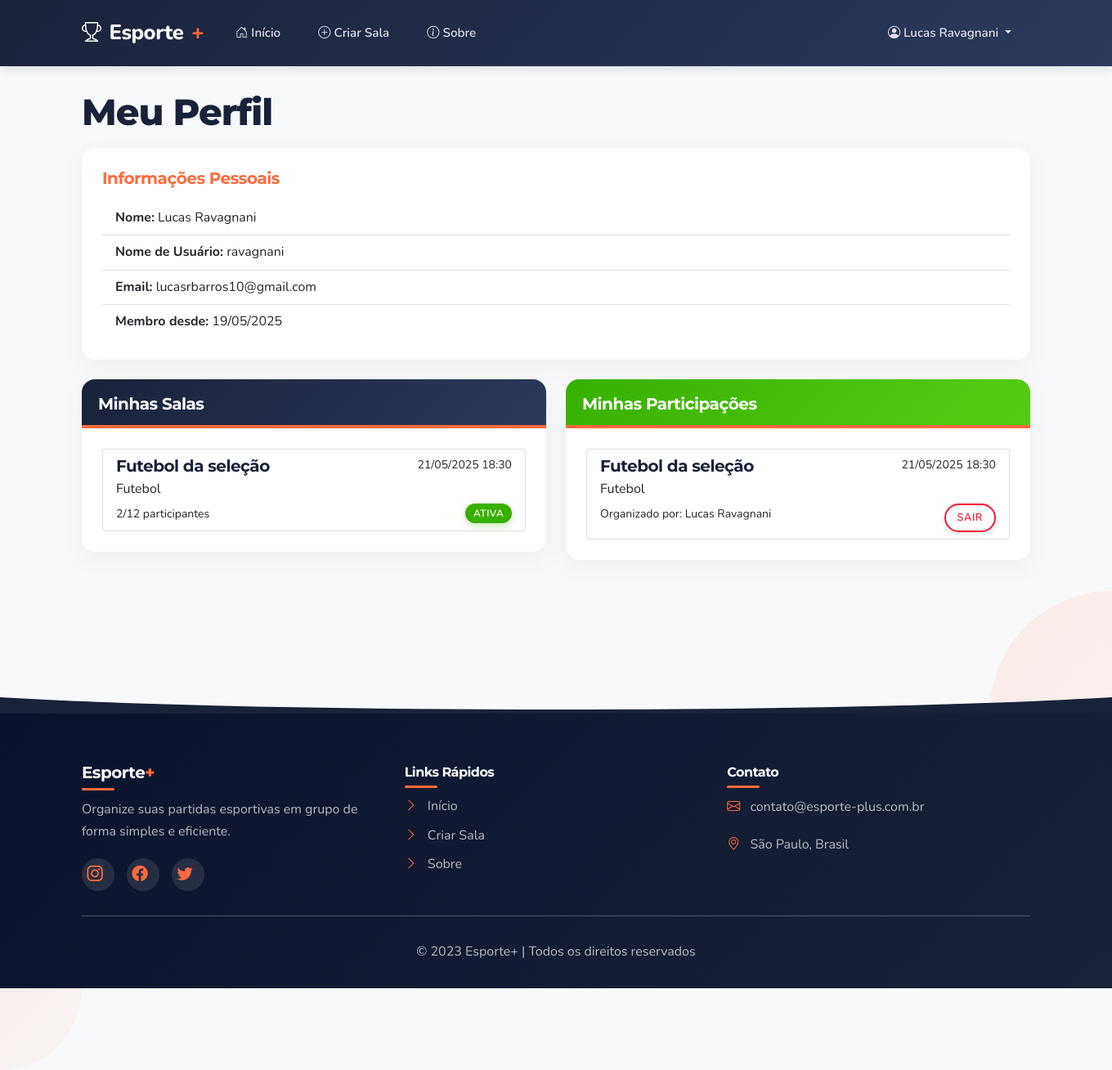
/auth/perfil (signed in), run on the app's committed database.
### app/models/models.py (models this page shows, shortened)
class User(db.Model, UserMixin):
    __tablename__ = 'users'
    id = db.Column(db.Integer, primary_key=True)
    username = db.Column(db.String(50), unique=True, nullable=False)
    email = db.Column(db.String(100), unique=True, nullable=False)
    password_hash = db.Column(db.String(200), nullable=False)
    name = db.Column(db.String(100), nullable=False)
    created_at = db.Column(db.DateTime, default=datetime.utcnow)
    is_active = db.Column(db.Boolean, default=True)
    rooms_created = db.relationship('Room', backref='creator', lazy=True, foreign_keys='Room.creator_id')
    participations = db.relationship('Participant', backref='user', lazy=True)

class Room(db.Model):
    __tablename__ = 'rooms'
    id = db.Column(db.Integer, primary_key=True)
    name = db.Column(db.String(100), nullable=False)
    sport = db.Column(db.String(50), nullable=False)
    date = db.Column(db.DateTime, nullable=False)
    max_participants = db.Column(db.Integer, nullable=False)
    description = db.Column(db.Text, nullable=True)
    link_code = db.Column(db.String(10), unique=True, nullable=False)
    created_at = db.Column(db.DateTime, default=datetime.utcnow)
    is_active = db.Column(db.Boolean, default=True)
    creator_id = db.Column(db.Integer, db.ForeignKey('users.id'), nullable=False)
    is_private = db.Column(db.Boolean, default=False)
    location = db.Column(db.String(200), nullable=True)
    city = db.Column(db.String(100), nullable=False)
    valor = db.Column(db.Float, nullable=False, default=0.0)  # Valor por participante
    court_id = db.Column(db.Integer, db.ForeignKey('courts.id'), nullable=True)
    duration_hours = db.Column(db.Float, nullable=False, default=1.0)  # Duração em horas
    end_time = db.Column(db.DateTime, nullable=True)  # Horário de término calculado
    participants = db.relationship('Participant', backref='room', lazy=True)
    def get_active_participants(self):
        active_participants = [p for p in self.participants if p.is_active]
        active_participants.sort(key=lambda p: p.registered_at)
        print(f"Sala {self.name} (ID: {self.id}) - Participantes ativos: {len(active_participants)}")
        for i, p in enumerate(active_participants):
            status = "Confirmado" if i < self.max_participants else "Lista de espera"
            print(f"  {i+1}. {p.user.name} - Registrado em: {p.registered_at} - Status: {status}")
        return active_participants

class Participant(db.Model):
    __tablename__ = 'participants'
    id = db.Column(db.Integer, primary_key=True)
    user_id = db.Column(db.Integer, db.ForeignKey('users.id'), nullable=False)
    room_id = db.Column(db.Integer, db.ForeignKey('rooms.id'), nullable=False)
    registered_at = db.Column(db.DateTime, default=datetime.utcnow)
    is_active = db.Column(db.Boolean, default=True)
    checked_in = db.Column(db.Boolean, default=False)
    pagamento_status = db.Column(db.String(20), default='pendente')  # pendente, pago, cancelado
    pagamento_data = db.Column(db.DateTime, nullable=True)
    pagamento_metodo = db.Column(db.String(50), nullable=True)
    observacoes = db.Column(db.Text, nullable=True)

### app/controllers/auth_routes.py (the view)
@auth_bp.route('/perfil')
@login_required
def profile():
    rooms_created = current_user.rooms_created
    participations = db.session.query(Participant, Room).join(Room).filter(
        Participant.user_id == current_user.id,
        Participant.is_active == True
    ).all()
    return render_template('auth/profile.html',
                          rooms_created=rooms_created,
                          participations=participations)

### app/__init__.py (called while the page is built)
def create_app():
    app = Flask(__name__)
    app.config['SECRET_KEY'] = os.environ.get('SECRET_KEY', 'chave_secreta_padrao')
    app.config['SQLALCHEMY_DATABASE_URI'] = 'sqlite:///esportes.db'
    app.config['SQLALCHEMY_TRACK_MODIFICATIONS'] = False
    db.init_app(app)
    login_manager.init_app(app)
    from app.controllers.main_routes import main_bp
    from app.controllers.room_routes import room_bp
    from app.controllers.auth_routes import auth_bp
    from app.controllers.admin_controller import admin_bp
    app.register_blueprint(main_bp)
    app.register_blueprint(room_bp)
    app.register_blueprint(auth_bp)
    app.register_blueprint(admin_bp)
    from app.models.models import User
    @login_manager.user_loader
    def load_user(user_id):
        return User.query.get(int(user_id))
    with app.app_context():
        db.create_all()
    return app

### app/templates/auth/profile.html (shortened to what this page needs)
{% extends 'layout.html' %}
{% block content %}
<div class="row">
    <div class="col-md-12">
        <h1>Meu Perfil</h1>
        <div class="card mb-4">
            <div class="card-body">
                <h5 class="card-title">Informações Pessoais</h5>
                <ul class="list-group list-group-flush">
                    <li class="list-group-item"><strong>Nome:</strong> {{ current_user.name }}</li>
                    <li class="list-group-item"><strong>Nome de Usuário:</strong> {{ current_user.username }}</li>
                    <li class="list-group-item"><strong>Email:</strong> {{ current_user.email }}</li>
                    <li class="list-group-item"><strong>Membro desde:</strong> {{ current_user.created_at.strftime('%d/%m/%Y') }}</li>
                </ul>
            </div>
        </div>
    </div>
</div>
<div class="row">
    <div class="col-md-6">
        <div class="card">
            <div class="card-header bg-primary text-white">
                <h5 class="mb-0">Minhas Salas</h5>
            </div>
            <div class="card-body">
                {% if rooms_created %}
                    <div class="list-group">
                        {% for room in rooms_created %}
                            <a href="{{ url_for('room.view_room', link_code=room.link_code) }}" class="list-group-item list-group-item-action">
                                <div class="d-flex w-100 justify-content-between">
                                    <h5 class="mb-1">{{ room.name }}</h5>
                                    <small>{{ room.date.strftime('%d/%m/%Y %H:%M') }}</small>
                                </div>
                                <p class="mb-1">{{ room.sport }}</p>
                                <small>{{ room.get_active_participants()|length }}/{{ room.max_participants }} participantes</small>
                                {% if room.is_active %}
                                    <span class="badge bg-success float-end">Ativa</span>
                                {% else %}
                                    <span class="badge bg-secondary float-end">Encerrada</span>
                                {% endif %}
                            </a>
                        {% endfor %}
                    </div>
                {% else %}
                    <p class="text-muted">Você ainda não criou nenhuma sala.</p>
                    <a href="{{ url_for('room.create_room') }}" class="btn btn-primary">Criar Sala</a>
                {% endif %}
            </div>
        </div>
    </div>
    <div class="col-md-6">
        <div class="card">
            <div class="card-header bg-success text-white">
                <h5 class="mb-0">Minhas Participações</h5>
            </div>
            <div class="card-body">
                {% if participations %}
                    <div class="list-group">
                        {% for participant, room in participations %}
                            <a href="{{ url_for('room.view_room', link_code=room.link_code) }}" class="list-group-item list-group-item-action">
                                <div class="d-flex w-100 justify-content-between">
                                    <h5 class="mb-1">{{ room.name }}</h5>
                                    <small>{{ room.date.strftime('%d/%m/%Y %H:%M') }}</small>
                                </div>
                                <p class="mb-1">{{ room.sport }}</p>
                                <small>Organizado por: {{ room.creator.name }}</small>
                                <button class="btn btn-sm btn-outline-danger float-end"
                                        onclick="if(confirm('Tem certeza que deseja sair desta sala?')) window.location.href='{{ url_for('room.leave_room', link_code=room.link_code) }}'">
                                    Sair
                                </button>
                            </a>
                        {% endfor %}
                    </div>
                {% else %}
                    <p class="text-muted">Você ainda não está participando de nenhuma sala.</p>
                    <a href="{{ url_for('main.index') }}" class="btn btn-success">Encontrar Salas</a>
                {% endif %}
            </div>
        </div>
    </div>
</div>
{% endblock %}

### app/templates/layout.html (shortened to what this page needs)
<!DOCTYPE html>
<html lang="pt-BR">
<head>
    <link href="https://cdn.jsdelivr.net/npm/bootstrap@5.1.3/dist/css/bootstrap.min.css" rel="stylesheet">
    <link rel="stylesheet" href="https://cdn.jsdelivr.net/npm/bootstrap-icons@1.8.1/font/bootstrap-icons.css">
    <link rel="stylesheet" href="{{ url_for('static', filename='css/style.css') }}">
    <link rel="stylesheet" href="https://unpkg.com/aos@next/dist/aos.css" />
</head>
<body>
    <nav class="navbar navbar-expand-lg navbar-dark sticky-top">
        <div class="container">
            <a class="navbar-brand" href="{{ url_for('main.index') }}">
                <i class="bi bi-trophy"></i>Esporte<span class="text-secondary">+</span>
            </a>
            <div class="collapse navbar-collapse" id="navbarNav">
                <ul class="navbar-nav me-auto">
                    <li class="nav-item">
                        <a class="nav-link {% if request.path == url_for('main.index') %}active{% endif %}" href="{{ url_for('main.index') }}">
                            <i class="bi bi-house-door"></i> Início
                        </a>
                    </li>
                    {% if current_user.is_authenticated %}
                    <li class="nav-item">
                        <a class="nav-link {% if request.path == url_for('room.create_room') %}active{% endif %}" href="{{ url_for('room.create_room') }}">
                            <i class="bi bi-plus-circle"></i> Criar Sala
                        </a>
                    </li>
                    {% endif %}
                    <li class="nav-item">
                        <a class="nav-link {% if request.path == url_for('main.about') %}active{% endif %}" href="{{ url_for('main.about') }}">
                            <i class="bi bi-info-circle"></i> Sobre
                        </a>
                    </li>
                </ul>
                <ul class="navbar-nav">
                    {% if current_user.is_authenticated %}
                        <li class="nav-item dropdown">
                            <a class="nav-link dropdown-toggle" href="#" id="navbarDropdown" role="button" data-bs-toggle="dropdown" aria-expanded="false">
                                <i class="bi bi-person-circle"></i> {{ current_user.name }}
                            </a>
                        </li>
                    {% endif %}
                </ul>
            </div>
        </div>
    </nav>
    <div class="container main-container">
        <div class="fade-in content-visible">
            {% block content %}{% endblock %}
        </div>
    </div>
    <footer class="footer">
        <div class="circle-decoration top-right"></div>
        <div class="circle-decoration bottom-left"></div>
        <div class="container">
            <div class="row">
                <div class="col-md-4">
                    <h5>Esporte<span class="text-secondary">+</span></h5>
                    <p>Organize suas partidas esportivas em grupo de forma simples e eficiente.</p>
                    <div class="social-icons mt-3">
                        <a href="#" class="social-icon"><i class="bi bi-instagram"></i></a>
                        <a href="#" class="social-icon"><i class="bi bi-facebook"></i></a>
                        <a href="#" class="social-icon"><i class="bi bi-twitter"></i></a>
                    </div>
                </div>
                <div class="col-md-4">
                    <h6>Links Rápidos</h6>
                    <ul class="list-unstyled">
                        <li><a href="{{ url_for('main.index') }}"><i class="bi bi-chevron-right"></i> Início</a></li>
                        <li><a href="{{ url_for('room.create_room') }}"><i class="bi bi-chevron-right"></i> Criar Sala</a></li>
                        <li><a href="{{ url_for('main.about') }}"><i class="bi bi-chevron-right"></i> Sobre</a></li>
                    </ul>
                </div>
                <div class="col-md-4">
                    <h6>Contato</h6>
                    <p>
                        <i class="bi bi-envelope"></i> contato@esporte-plus.com.br
                    </p>
                    <p>
                        <i class="bi bi-geo-alt"></i> São Paulo, Brasil
                    </p>
                </div>
            </div>
            <hr>
            <div class="row">
                <div class="col-md-12 text-center">
                    <p class="mb-0">
                        &copy; 2023 Esporte+ | Todos os direitos reservados
                    </p>
                </div>
            </div>
        </div>
    </footer>
</body>
</html>

### data on the page
User: name "Lucas Ravagnani", username "ravagnani", email "lucasrbarros10@gmail.com", created_at "19/05/2025"
Room: name "Futebol da seleção", date "21/05/2025 18:30", sport "Futebol", get_active_participants|length "2", max_participants "12", is_active "ATIVA"
Participant: name "Futebol da seleção", date "21/05/2025 18:30", sport "Futebol", creator.name "Lucas Ravagnani"
